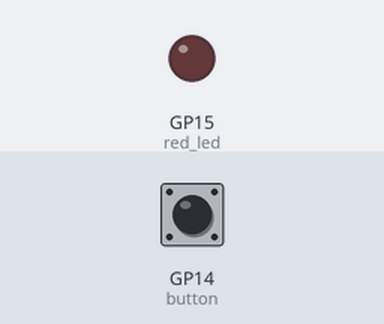
Simulated run of this program. Board: Raspberry Pi Pico running MicroPython. Shown: output pins drawn as LEDs (lit = HIGH). Inputs (shaded band) come from the test bench; at power-on: GP14 (button) LOW.

Above: at 1.2 s.
1.3 s: GP14 (button) pulled HIGH for 3.2 s
At 5.4 s:
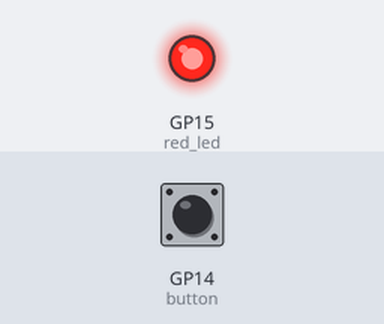
6.0 s: GP14 (button) pulled HIGH for 0.15 s
At 6.7 s:
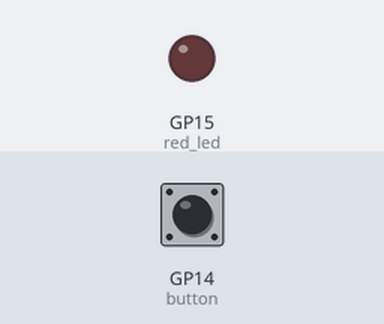
Timing chart, 0 to 9.0 s (numbered marks = the images above; inputs shaded):
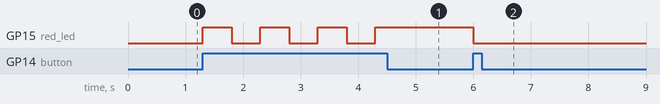

The program:

main4.py
```python
from machine import Pin
import time

red_led = Pin(15, Pin.OUT)
red_led.off()
button = Pin(14, Pin.IN, Pin.PULL_DOWN)

while True:
    if button.value():
        red_led.toggle()
        time.sleep(0.5)
```

Measured:
- after the input at 1.3 s, GP15 (red_led): alternates HIGH for 0.50 s and LOW for 0.50 s, 7 changes in all, then stays HIGH, starting at once
- after the input at 6.0 s, GP15 (red_led): HIGH → LOW at once
